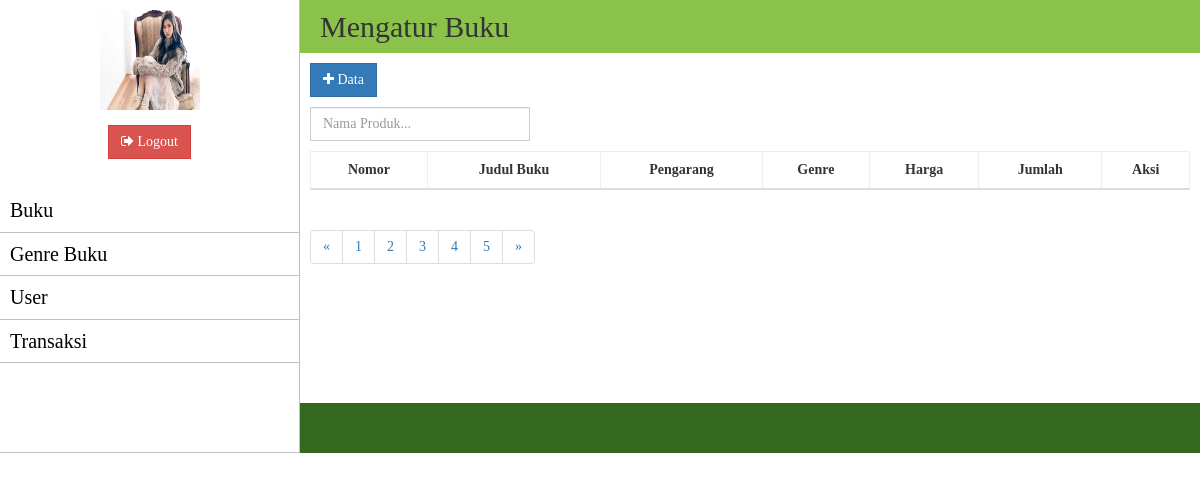
/admin/produk/index.php?p=Pendidikan Karakter (signed in), run on an earlier commit of the app's database.
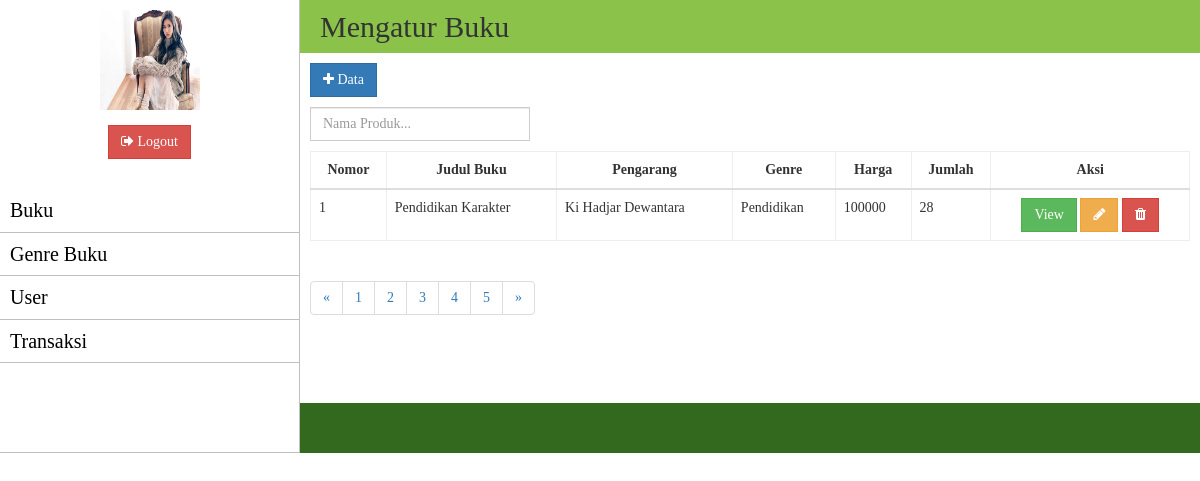
And on a later commit of the database.
### tables this page shows
CREATE TABLE `tbl_produk` (
  `kode_produk` varchar(11) NOT NULL,
  `nama` varchar(50) NOT NULL,
  `pengarang` varchar(25) NOT NULL,
  `id_jenis` int(11) NOT NULL,
  `gambar` varchar(60) NOT NULL,
  `deskripsi` text NOT NULL,
  `harga` int(22) NOT NULL,
  `jumlah` int(11) NOT NULL
);

CREATE TABLE `tbl_jenis` (
  `id_jenis` int(11) NOT NULL,
  `jenis_barang` varchar(50) NOT NULL
);

### admin/produk/index.php (the view, shortened to what this page needs)
<?php
require_once"../../element/sidebar.php";
?>
<div class="content-header">
<h2>Mengatur Buku</h2>
</div>
<div class="content-isi">
	<a class="btn btn-primary" id="tambah-data" href="tambah.php"><i class="fa fa-plus"></i> Data</a>
	<div class="col-lg-3 search">
	<form action="" method="get">
	<input type="search" name="p" id="inputSearch" class="form-control" placeholder="Nama Produk...">
	</form>
	</div>
	<div class="tabel-toko">
		<div class="table-responsive">
			<table class="table table-hover" border="1">
				<thead>
					<tr>
						<th>Nomor</th>
						<th>Judul Buku</th>
						<th>Pengarang</th>
						<th>Genre</th>
						<th>Harga</th>
						<th>Jumlah</th>
						<th>Aksi</th>
					</tr>
				</thead>
				<tbody>
					<?php
					$p=@$_GET['p'];
					$sql_select_produk=mysql_query("SELECT * FROM tbl_produk,tbl_jenis WHERE tbl_produk.id_jenis=tbl_jenis.id_jenis and nama LIKE'%$p%'");
					$no=1;
					while ($select_produk=mysql_fetch_array($sql_select_produk)) { ?>
					<tr>
						<td><?php echo $no++; ?></td>
						<td><?php echo $select_produk['nama']; ?></td>
						<td><?php echo $select_produk['pengarang']; ?></td>
						<td><?php echo $select_produk['jenis_barang']; ?></td>
						<td><?php echo $select_produk['harga']; ?></td>
						<td><?php echo $select_produk['jumlah']; ?></td>
						<td align="center">
						<a href="view.php?kode=<?php echo $select_produk['kode_produk']; ?>" class="btn btn-success">View</a>
						<a href="edit.php?kode=<?php echo $select_produk['kode_produk']; ?>" class="btn btn-warning"><i class="fa fa-pencil"></i></a>
						<a href="proses.php?proses=delete&kode=<?php echo $select_produk['kode_produk']; ?>" class="btn btn-danger"  onclick="return confirm ('Anda yakin ingin menghapus data')"><i class="fa fa-trash"></i></a>
						</td>
					</tr>
					<?php } ?>
				</tbody>
			</table>
		</div>
	</div>
	<ul class="pagination">
		<li><a href="#">&laquo;</a></li>
		<li><a href="#">1</a></li>
		<li><a href="#">2</a></li>
		<li><a href="#">3</a></li>
		<li><a href="#">4</a></li>
		<li><a href="#">5</a></li>
		<li><a href="#">&raquo;</a></li>
	</ul>
</div>
<?php
require_once"../../element/footer.php";
?>

What changed in the data, as far as the page shows it:
added tbl_produk: nama "Pendidikan Karakter", pengarang "Ki Hadjar Dewantara", id_jenis.jenis_barang "Pendidikan", harga "100000", jumlah "28"
